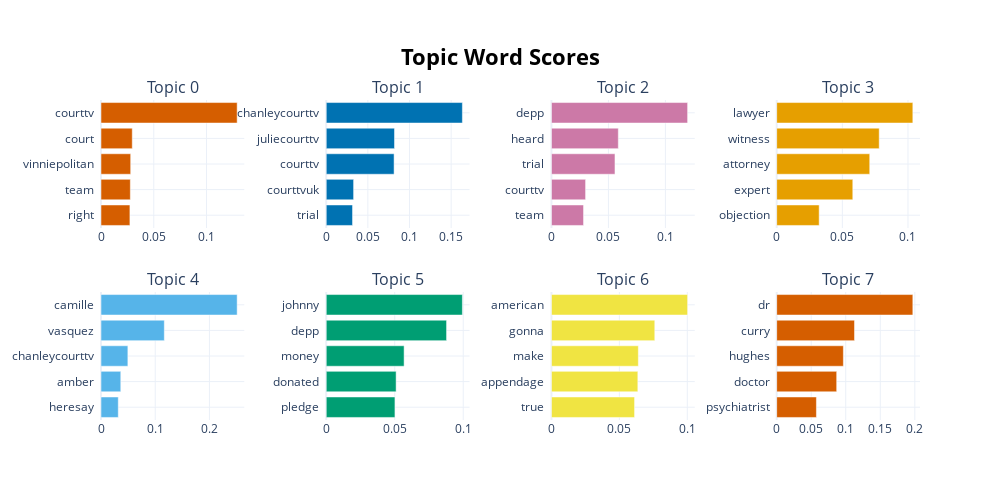

The cell this chart's notebook holds for it:
### Code cell
topic_model3.visualize_barchart()

### Figure 1 — Plotly figure (JSON) as saved in the notebook; plotly's stock layout.template omitted (floating-point values rounded to 4 significant figures)
{"data": [{"marker": {"color": "#D55E00"}, "orientation": "h", "type": "bar", "x": [0.0274, 0.0278, 0.02813, 0.02963, 0.1291], "xaxis": "x", "y": ["right  ", "team  ", "vinniepolitan  ", "court  ", "courttv  "], "yaxis": "y"}, {"marker": {"color": "#0072B2"}, "orientation": "h", "type": "bar", "x": [0.03159, 0.03288, 0.0815, 0.08198, 0.1635], "xaxis": "x2", "y": ["trial  ", "courttvuk  ", "courttv  ", "juliecourttv  ", "chanleycourttv  "], "yaxis": "y2"}, {"marker": {"color": "#CC79A7"}, "orientation": "h", "type": "bar", "x": [0.02817, 0.02997, 0.05576, 0.05869, 0.1195], "xaxis": "x3", "y": ["team  ", "courttv  ", "trial  ", "heard  ", "depp  "], "yaxis": "y3"}, {"marker": {"color": "#E69F00"}, "orientation": "h", "type": "bar", "x": [0.03236, 0.05796, 0.07086, 0.07808, 0.1037], "xaxis": "x4", "y": ["objection  ", "expert  ", "attorney  ", "witness  ", "lawyer  "], "yaxis": "y4"}, {"marker": {"color": "#56B4E9"}, "orientation": "h", "type": "bar", "x": [0.03187, 0.03648, 0.04957, 0.1168, 0.2511], "xaxis": "x5", "y": ["heresay  ", "amber  ", "chanleycourttv  ", "vasquez  ", "camille  "], "yaxis": "y5"}, {"marker": {"color": "#009E73"}, "orientation": "h", "type": "bar", "x": [0.05016, 0.05101, 0.05684, 0.08782, 0.09937], "xaxis": "x6", "y": ["pledge  ", "donated  ", "money  ", "depp  ", "johnny  "], "yaxis": "y6"}, {"marker": {"color": "#F0E442"}, "orientation": "h", "type": "bar", "x": [0.0612, 0.0636, 0.06397, 0.07608, 0.1002], "xaxis": "x7", "y": ["true  ", "appendage  ", "make  ", "gonna  ", "american  "], "yaxis": "y7"}, {"marker": {"color": "#D55E00"}, "orientation": "h", "type": "bar", "x": [0.05754, 0.08687, 0.09656, 0.1127, 0.1971], "xaxis": "x8", "y": ["psychiatrist  ", "doctor  ", "hughes  ", "curry  ", "dr  "], "yaxis": "y8"}], "layout": {"annotations": [{"font": {"size": 16}, "showarrow": false, "text": "Topic 0", "x": 0.0875, "xanchor": "center", "xref": "paper", "y": 1, "yanchor": "bottom", "yref": "paper"}, {"font": {"size": 16}, "showarrow": false, "text": "Topic 1", "x": 0.3625, "xanchor": "center", "xref": "paper", "y": 1, "yanchor": "bottom", "yref": "paper"}, {"font": {"size": 16}, "showarrow": false, "text": "Topic 2", "x": 0.6375, "xanchor": "center", "xref": "paper", "y": 1, "yanchor": "bottom", "yref": "paper"}, {"font": {"size": 16}, "showarrow": false, "text": "Topic 3", "x": 0.9125, "xanchor": "center", "xref": "paper", "y": 1, "yanchor": "bottom", "yref": "paper"}, {"font": {"size": 16}, "showarrow": false, "text": "Topic 4", "x": 0.0875, "xanchor": "center", "xref": "paper", "y": 0.4, "yanchor": "bottom", "yref": "paper"}, {"font": {"size": 16}, "showarrow": false, "text": "Topic 5", "x": 0.3625, "xanchor": "center", "xref": "paper", "y": 0.4, "yanchor": "bottom", "yref": "paper"}, {"font": {"size": 16}, "showarrow": false, "text": "Topic 6", "x": 0.6375, "xanchor": "center", "xref": "paper", "y": 0.4, "yanchor": "bottom", "yref": "paper"}, {"font": {"size": 16}, "showarrow": false, "text": "Topic 7", "x": 0.9125, "xanchor": "center", "xref": "paper", "y": 0.4, "yanchor": "bottom", "yref": "paper"}], "height": 500, "hoverlabel": {"bgcolor": "white", "font": {"family": "Rockwell", "size": 16}}, "showlegend": false, "title": {"font": {"color": "Black", "size": 22}, "text": "<b>Topic Word Scores", "x": 0.5, "xanchor": "center", "yanchor": "top"}, "width": 1000, "xaxis": {"anchor": "y", "domain": [0, 0.175], "showgrid": true}, "xaxis2": {"anchor": "y2", "domain": [0.275, 0.45], "showgrid": true}, "xaxis3": {"anchor": "y3", "domain": [0.55, 0.725], "showgrid": true}, "xaxis4": {"anchor": "y4", "domain": [0.825, 1], "showgrid": true}, "xaxis5": {"anchor": "y5", "domain": [0, 0.175], "showgrid": true}, "xaxis6": {"anchor": "y6", "domain": [0.275, 0.45], "showgrid": true}, "xaxis7": {"anchor": "y7", "domain": [0.55, 0.725], "showgrid": true}, "xaxis8": {"anchor": "y8", "domain": [0.825, 1], "showgrid": true}, "yaxis": {"anchor": "x", "domain": [0.6, 1], "showgrid": true}, "yaxis2": {"anchor": "x2", "domain": [0.6, 1], "showgrid": true}, "yaxis3": {"anchor": "x3", "domain": [0.6, 1], "showgrid": true}, "yaxis4": {"anchor": "x4", "domain": [0.6, 1], "showgrid": true}, "yaxis5": {"anchor": "x5", "domain": [0, 0.4], "showgrid": true}, "yaxis6": {"anchor": "x6", "domain": [0, 0.4], "showgrid": true}, "yaxis7": {"anchor": "x7", "domain": [0, 0.4], "showgrid": true}, "yaxis8": {"anchor": "x8", "domain": [0, 0.4], "showgrid": true}}}
